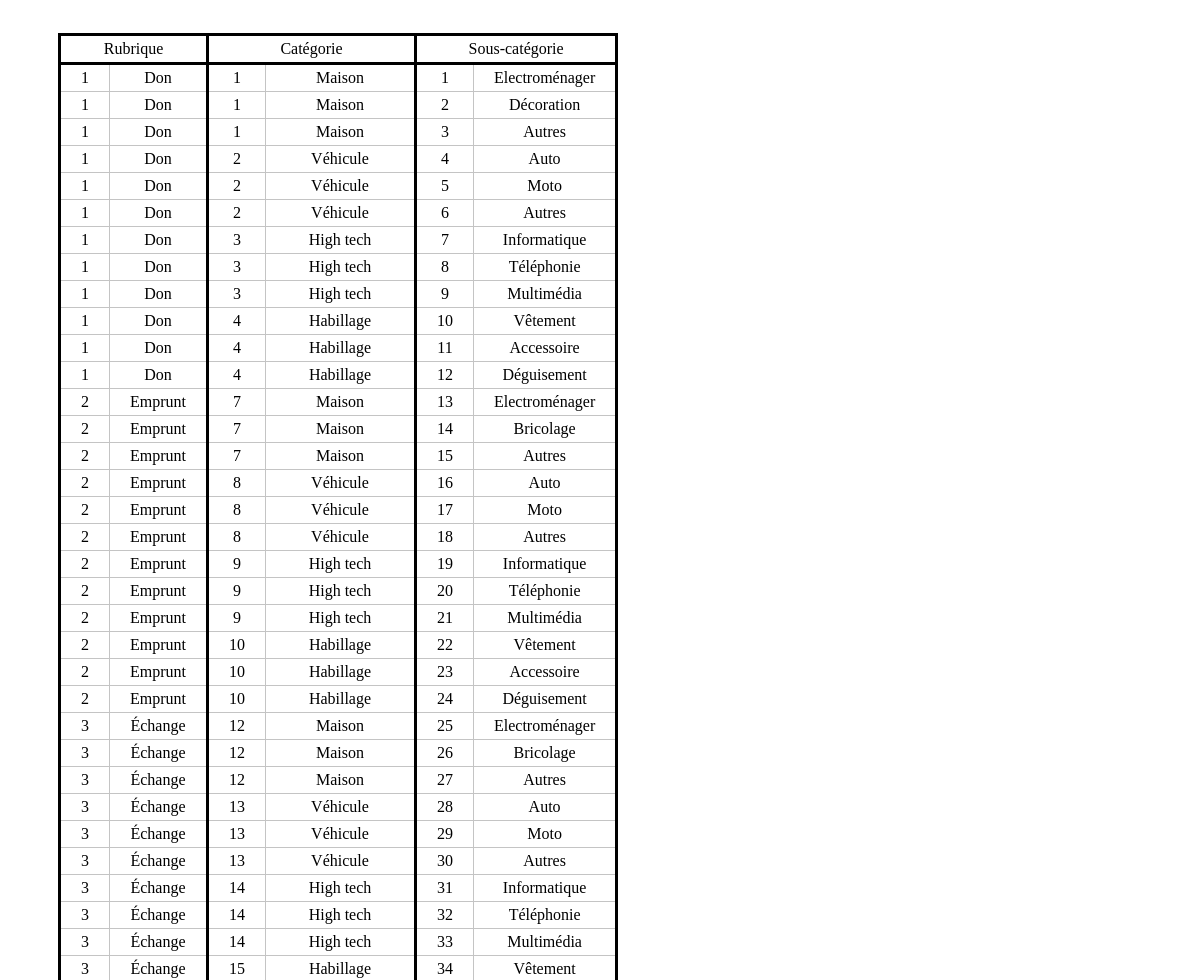
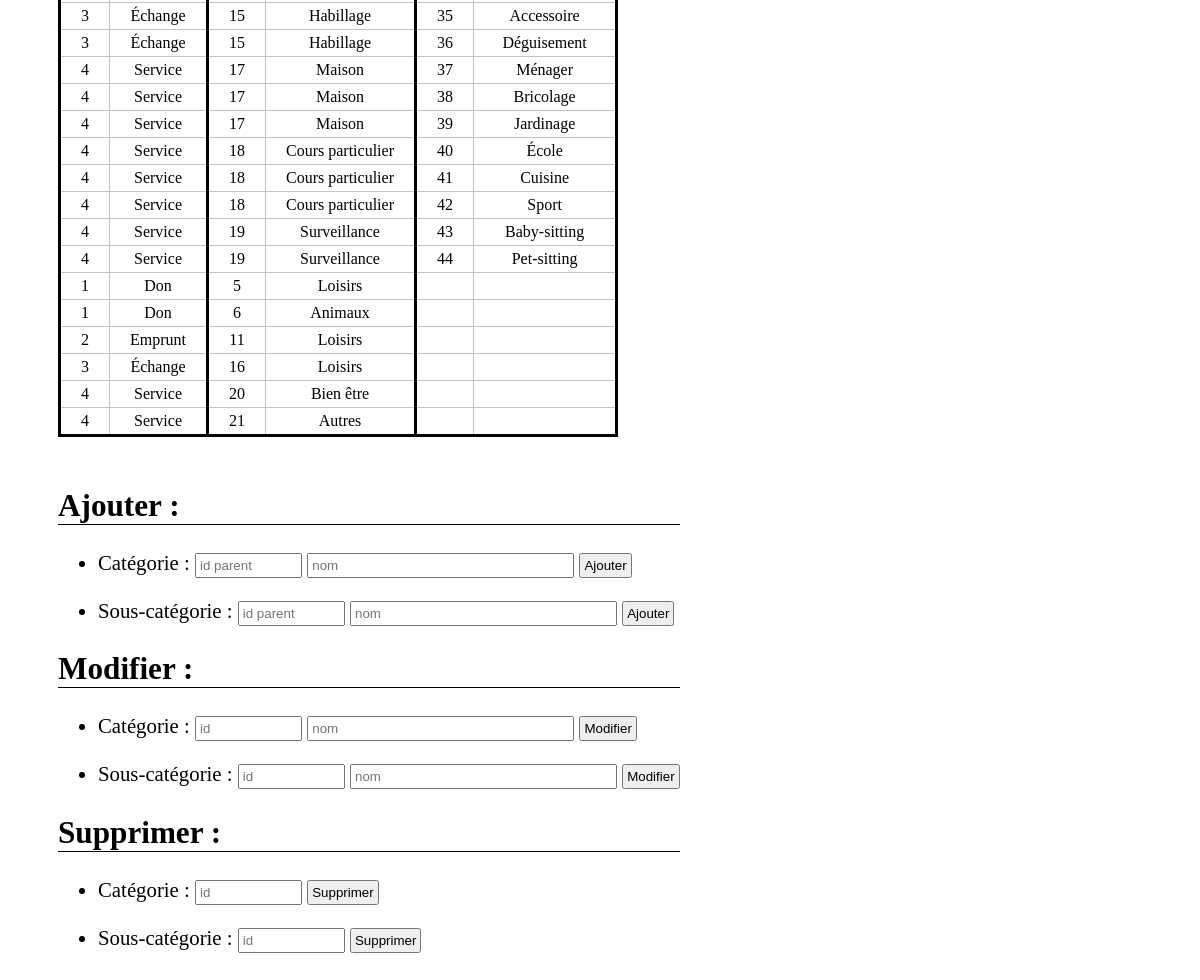
The page /annex/backoffice_menu/index.php on the database its author committed (2 pictures, top to bottom).
### tables this page shows
CREATE TABLE `rubrique` (
  `id` int(11) NOT NULL AUTO_INCREMENT,
  `nom` varchar(255) NOT NULL,
  PRIMARY KEY (`id`)
);

CREATE TABLE `categorie` (
  `id` int(11) NOT NULL AUTO_INCREMENT,
  `id_rubrique` int(11) NOT NULL,
  `nom` varchar(255) NOT NULL,
  PRIMARY KEY (`id`)
);

CREATE TABLE `sous_categorie` (
  `id` int(11) NOT NULL AUTO_INCREMENT,
  `id_categorie` int(11) NOT NULL,
  `nom` varchar(255) NOT NULL,
  PRIMARY KEY (`id`)
);

### annex/backoffice_menu/index.php (the view, shortened to what this page needs)
<link rel="stylesheet" href="css/style.css" />
<div id="content_left">
	<table style="border: 3px solid black;">
		<tr>
			<td colspan="2" style="border-left: 3px solid black; border-right: 3px solid black; border-bottom: 3px solid black;">Rubrique</td>
			<td colspan="2" style="border-right: 3px solid black; border-bottom: 3px solid black;">Catégorie</td>
			<td colspan="2" style="border-right: 3px solid black; border-bottom: 3px solid black;">Sous-catégorie</td>
		</tr>
		<?php
			include('connexion.php');
			$reply = $bdd->query('SELECT rubrique.id AS id_rub, categorie.id AS id_cat, sous_categorie.id AS id_sous_cat, rubrique.nom AS rubrique, categorie.nom AS categorie, sous_categorie.nom AS sous_categorie FROM rubrique LEFT JOIN categorie ON rubrique.id = categorie.id_rubrique LEFT JOIN sous_categorie ON categorie.id = sous_categorie.id_categorie');
			while($data = $reply->fetch())
			{
			?>
				<tr>
					<td style="border-left: 3px solid black;"><?php echo $data['id_rub']; ?></td>
					<td style="border-right: 3px solid black;"><?php echo $data['rubrique']; ?></td>
					<td><?php echo $data['id_cat']; ?></td>
					<td style="border-right: 3px solid black;"><?php echo $data['categorie']; ?></td>
					<td><?php echo $data['id_sous_cat']; ?></td>
					<td style="border-right: 3px solid black;"><?php echo $data['sous_categorie']; ?></td>
				</tr>
			<?php
			}
		?>
	</table>
</div>
<div id="content_right">
	<h2>Ajouter :</h2>
	<ul>
		<li>
			<form action="add_cat.php" method="post">
				Catégorie : <input type="text" placeholder="id parent" size="10" name="id_rub" /> <input type="text" placeholder="nom" size="30" name="nom" /> <input type="submit" value="Ajouter" />
			</form>
		</li>
		<li>
			<form action="add_sous_cat.php" method="post">
				Sous-catégorie : <input type="text" placeholder="id parent" size="10" name="id_cat" /> <input type="text" placeholder="nom" size="30" name="nom" /> <input type="submit" value="Ajouter" />
			</form>
		</li>
	</ul>
	<h2>Modifier :</h2>
	<ul>
		<li>
			<form action="upd_cat.php" method="post">
				Catégorie : <input type="text" placeholder="id" size="10" name="id_cat" /> <input type="text" placeholder="nom" size="30" name="nom" /> <input type="submit" value="Modifier" />
			</form>
		</li>
		<li>
			<form action="upd_sous_cat.php" method="post">
				Sous-catégorie : <input type="text" placeholder="id" size="10" name="id_sous_cat" /> <input type="text" placeholder="nom" size="30" name="nom" /> <input type="submit" value="Modifier" />
			</form>
		</li>
	</ul>
	<h2>Supprimer :</h2>
	<ul>
		<li>
			<form action="del_cat.php" method="post">
				Catégorie : <input type="text" placeholder="id" size="10" name="id_cat" /> <input type="submit" value="Supprimer" />
			</form>
		</li>
		<li>
			<form action="del_sous_cat.php" method="post">
				Sous-catégorie : <input type="text" placeholder="id" size="10" name="id_sous_cat" /> <input type="submit" value="Supprimer" />
			</form>
		</li>
	</ul>
</div>

### annex/backoffice_menu/css/style.css (style rules this page uses)
table { border-collapse: collapse; }
td { border: 1px solid #C4C4C4; padding: 4px 20px; text-align: center; }
#content_left { display: inline-block; vertical-align: top; margin: 25px 50px; }
#content_right { display: inline-block; margin: 0 0 0 50px; vertical-align: top; font-size: 1.3em; }
#content_right input { padding: 3px; }
h2 { border-bottom: solid 1px black; }

### rows shown on the page
rubrique: id "1", nom "Don", categorie.id "1", categorie.nom "Maison", sous_categorie.id "1", sous_categorie.nom "Electroménager", sous_categorie.id "2", sous_categorie.nom "Décoration", sous_categorie.id "3", sous_categorie.nom "Autres", categorie.id "2", categorie.nom "Véhicule", sous_categorie.id "4", sous_categorie.nom "Auto", sous_categorie.id "5", sous_categorie.nom "Moto", sous_categorie.id "6", categorie.id "3", categorie.nom "High tech", sous_categorie.id "7", sous_categorie.nom "Informatique", sous_categorie.id "8", sous_categorie.nom "Téléphonie", sous_categorie.id "9", sous_categorie.nom "Multimédia", categorie.id "4", categorie.nom "Habillage", sous_categorie.id "10", sous_categorie.nom "Vêtement", sous_categorie.id "11", sous_categorie.nom "Accessoire", sous_categorie.id "12", sous_categorie.nom "Déguisement"
rubrique: id "2", nom "Emprunt", categorie.id "7", categorie.nom "Maison", sous_categorie.id "13", sous_categorie.nom "Electroménager", sous_categorie.id "14", sous_categorie.nom "Bricolage", sous_categorie.id "15", sous_categorie.nom "Autres", categorie.id "8", categorie.nom "Véhicule", sous_categorie.id "16", sous_categorie.nom "Auto", sous_categorie.id "17", sous_categorie.nom "Moto", sous_categorie.id "18", categorie.id "9", categorie.nom "High tech", sous_categorie.id "19", sous_categorie.nom "Informatique", sous_categorie.id "20", sous_categorie.nom "Téléphonie", sous_categorie.id "21", sous_categorie.nom "Multimédia", categorie.id "10", categorie.nom "Habillage", sous_categorie.id "22", sous_categorie.nom "Vêtement", sous_categorie.id "23", sous_categorie.nom "Accessoire", sous_categorie.id "24", sous_categorie.nom "Déguisement"
rubrique: id "3", nom "Échange", categorie.id "12", categorie.nom "Maison", sous_categorie.id "25", sous_categorie.nom "Electroménager", sous_categorie.id "26", sous_categorie.nom "Bricolage", sous_categorie.id "27", sous_categorie.nom "Autres", categorie.id "13", categorie.nom "Véhicule", sous_categorie.id "28", sous_categorie.nom "Auto", sous_categorie.id "29", sous_categorie.nom "Moto", sous_categorie.id "30", categorie.id "14", categorie.nom "High tech", sous_categorie.id "31", sous_categorie.nom "Informatique", sous_categorie.id "32", sous_categorie.nom "Téléphonie", sous_categorie.id "33", sous_categorie.nom "Multimédia", categorie.id "15", categorie.nom "Habillage", sous_categorie.id "34", sous_categorie.nom "Vêtement", sous_categorie.id "35", sous_categorie.nom "Accessoire", sous_categorie.id "36", sous_categorie.nom "Déguisement"
rubrique: id "4", nom "Service", categorie.id "17", categorie.nom "Maison", sous_categorie.id "37", sous_categorie.nom "Ménager", sous_categorie.id "38", sous_categorie.nom "Bricolage", sous_categorie.id "39", sous_categorie.nom "Jardinage", categorie.id "18", categorie.nom "Cours particulier", sous_categorie.id "40", sous_categorie.nom "École", sous_categorie.id "41", sous_categorie.nom "Cuisine", sous_categorie.id "42", sous_categorie.nom "Sport", categorie.id "19", categorie.nom "Surveillance", sous_categorie.id "43", sous_categorie.nom "Baby-sitting", sous_categorie.id "44", sous_categorie.nom "Pet-sitting"
categorie: id_rubrique "1", id_rubrique.nom "Don", id "5", nom "Loisirs"
categorie: id_rubrique "1", id_rubrique.nom "Don", id "6", nom "Animaux"
categorie: id_rubrique "2", id_rubrique.nom "Emprunt", id "11", nom "Loisirs"
categorie: id_rubrique "3", id_rubrique.nom "Échange", id "16", nom "Loisirs"
categorie: id_rubrique "4", id_rubrique.nom "Service", id "20", nom "Bien être"
categorie: id_rubrique "4", id_rubrique.nom "Service", id "21", nom "Autres"
